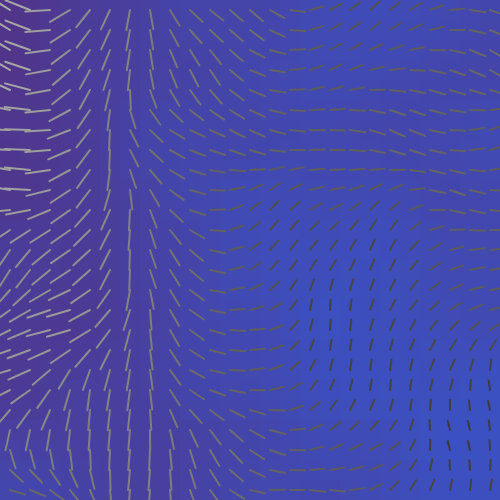
Frame 1 (no input)
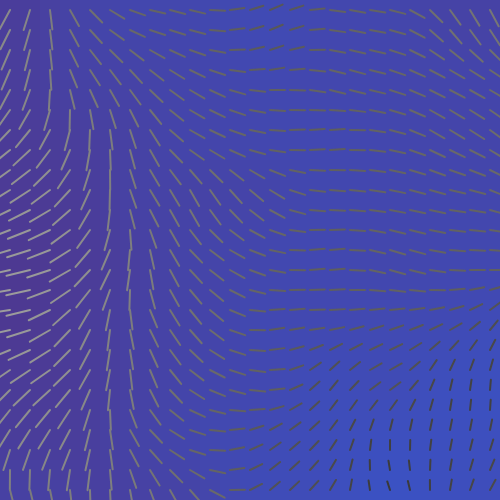
Frame 60 (no input)
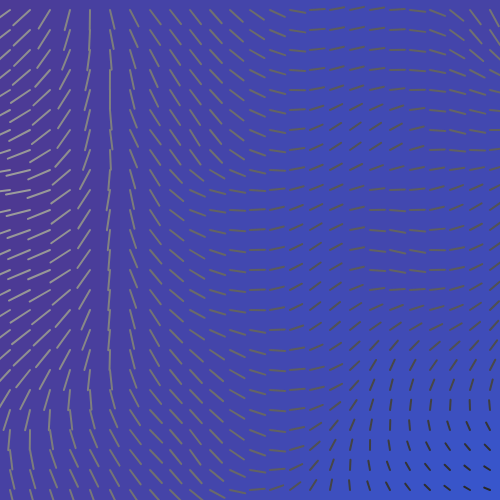
Frame 120 (the mouse pressed at the canvas centre since frame 60)

The p5.js sketch that drew these frames (run headless with seeded random() and noise() and a simulated clock; from frame 60 on, the mouse is pressed at the canvas centre):

// p5.js sketch
// ── sketch.js
var stepSize = 20;

function setup()
{
  createCanvas(500, 500);
  angleMode(DEGREES);
}
///////////////////////////////////////////////////////////////////////
function draw()
{
//  background(125);

  colorGrid();
  compassGrid();
}
///////////////////////////////////////////////////////////////////////
function colorGrid()
{
  noStroke();
  // values for original assignment
  // var col1 = color('#ff0000');  // red
	// var col2 = color('#00ff00');  // green

  // values for further development
  var col1 = color('#3060e0');  // blue-ish
	var col2 = color('#602060');  // purple-ish

  for (var x=0; x<25; x++)
  {
    for (var y=0; y<25; y++)
    {
      // create 3D noise
      var n = noise(x/25, y/25, frameCount/(mouseX+100));

      // find colour along gradient
      var mixcol = lerpColor(col1, col2, n);

      fill(mixcol);
      rect(x*stepSize, y*stepSize, stepSize, stepSize);
    }
  }
}
///////////////////////////////////////////////////////////////////////
function compassGrid()
{
  noFill();
  strokeWeight(2);
  stroke(0);

   for (var x=0; x<25; x++)
  {
    for (var y=0; y<25; y++)
    {
      var n = noise(x/25, y/25, frameCount/(mouseX+100));
      var theta = map(n, 0, 1, 0, 720);

      push();
      translate(x*stepSize + stepSize/2, y*stepSize + stepSize/2);
      rotate(theta);

      // for original assignment:
      // line(0, 0, 0, stepSize);

      //for further development:
      stroke(255*n);
      line(0, 0, 0, stepSize * 2*n);

      pop();
    }
  }
}
